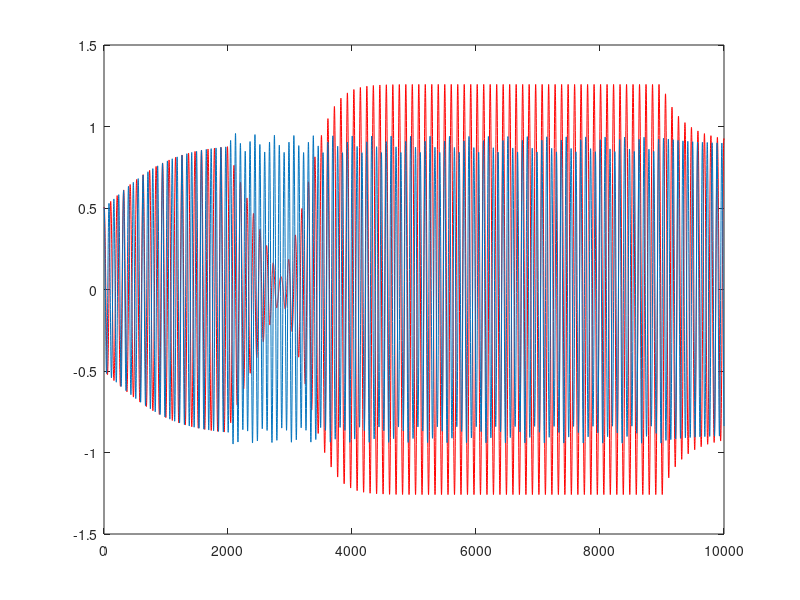
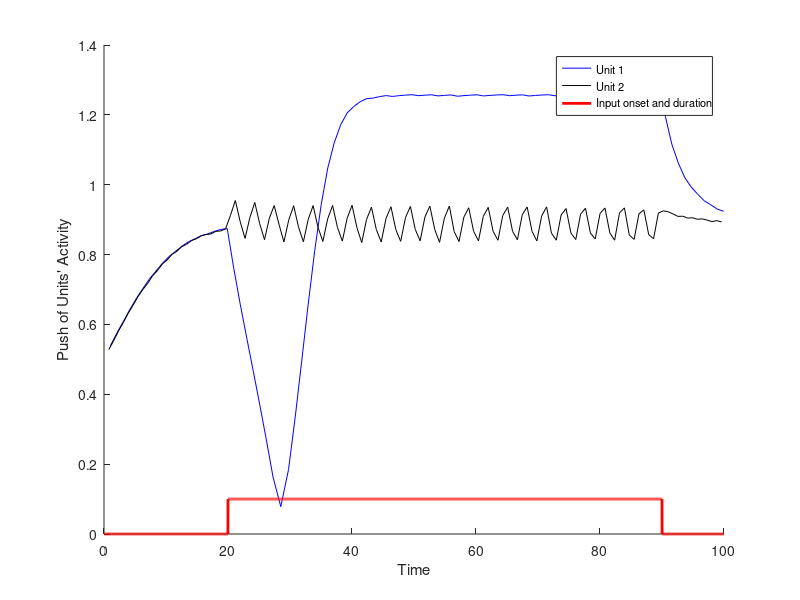

Write the MATLAB code that produced these figures, in order.
%%% codes for producing fig.4 in the following manuscript

% Baghdadi, G., Towhidkhah, F., & Rostami, R. (2018). 
% A mathematical model to mimic the shape of event related desynchronization/synchronization. 
% Journal of Theoretical Biology, 453, 117-124.


% ---------- NOTE: this code is for a genral model and some parts of it do not relate to this figure

clear all; %close all
inx=1;
t_DE=0;
%%% stimuli
d=1;
stimuli=d;
%visiual=1  %auditory=0
% Modality=[1 1 1 0 0 0 0 1 0 1 0 0 1 1 1 1 0 0 0 1 1 0 0 0 1 1 1 1 1 1 0 0 0 0 0 0 1 1 1 1];
Modality=1;
%%% First Step
A_S = 0;
w_S = 6;       

w_STM1_V=6;   % frequecy value that reperesents visual 1
w_STM2_V=8;   % frequecy value that reperesents visual 2
w_STM1_A=7;   % frequecy value that reperesents auditory 1
w_STM2_A=9;   % frequecy value that reperesents auditory 2

%--------------------------------------
landa_1_V=0.2;  % landa value in vanderpol eq. that reperesents visual 1
p_1_V =w_STM1_V; % frequecy (p) value in vanderpol eq. that reperesents visual 1
B_1_V= 1.5;   % coupling weight for visual 1

y_1_V=0.5;
x_1_V=0.5;
out_1_V(1)=y_1_V;

landa_2_V =0.2;  % landa value in vanderpol eq. that reperesents visual 2
p_2_V=w_STM2_V;  % frequecy (p) value in vanderpol eq. that reperesents visual 2
B_2_V=1.5; % coupling weight for visual 2

y_2_V=0.5;
x_2_V=0.5;
out_2_V(1)=y_2_V;

%-------------------------------------
landa_1_A=0.2;   % landa value in vanderpol eq. that reperesents auditory 1
p_1_A =w_STM1_A; % frequecy (p) value in vanderpol eq. that reperesents auditory 1
B_1_A=1.5; % coupling weight for auditory 1

y_1_A=0.5;
x_1_A=0.5;
out_1_A(1)=y_1_A;

landa_2_A =0.2;  % landa value in vanderpol eq. that reperesents auditory 2
p_2_A=w_STM2_A;  % frequecy (p) value in vanderpol eq. that reperesents auditory 2
B_2_A=1.5; % coupling weight for auditory 2

y_2_A=0.5;
x_2_A=0.5;
out_2_V(1)=y_2_A;

%-------------------------------------------
%-------------------------------------------
t_stim=0;
t_stim_pres=0;
t_ISI=0;
tt=0;
dt = 0.01;   %sample interval
t = -0.01;
T_present=70;  %stimulus presentation time
T_isi=100;  %inter stimulus interval
T_start=2;
T_end=(20*dt)+T_isi*(1/dt)*length(stimuli);
flag_start_stim=0;


for i= T_start:T_end
    t = t + dt;
    time(i)=t;
    %%%%%%%%%%%%%%%%%%%%%%%%%%%%%%%%%%%%%%
    %------------Stimulation-------------%
    %%%%%%%%%%%%%%%%%%%%%%%%%%%%%%%%%%%%%%
    if (t>20) & (t_stim_pres<T_present) & (t_ISI<T_isi)  %t=20 just delay for begining the test
            if flag_start_stim==0
                time_ST=t;
                flag_start_stim=1;
            end
            A_S=1;
            w_S =w_STM1_V; 
            STIM(i)=1;
    elseif (t_stim_pres>T_present) & (t_ISI<T_isi)    % the gap between two presentation
        flag_stimuli=0;
        flag_start_stim=0;
        Flag_decision=0;
        A_S=0;
        B_1_V=0;
        B_2_V=0;
        B_1_A=0;
        B_2_A=0;
        STIM(i)=0;
    elseif (t_ISI>T_isi)    % start new presentation
        t_ISI=0;
        t_stim_pres=0;
        count=count+1
        tt=0;
    end
    if (t>20)
        t_stim_pres=t_stim_pres+dt;
        t_ISI=t_ISI+dt;
    end
%%%%&&&
    k=0;
    %   input
    x_S= A_S * sin(w_S * t);
    input(i)=x_S;
    
   %% ------------------------------- %%
   %%%%%%%% Attention resourse %%%%%%%%%
   %-----------------------------------%
   % Visual Target and Non-Target
   x_1_V=dt*((landa_1_V-y_1_V.^2)*x_1_V-p_1_V.^2*y_1_V+...
       B_1_V*x_S)+...
       x_1_V;
   y_1_V = dt * (x_1_V) + y_1_V;
     
   out_1_V(i)=y_1_V;
        
   x_2_V=dt*((landa_2_V-y_2_V.^2)*x_2_V-p_2_V.^2*y_2_V+...
       B_2_V*x_S)+...         
       x_2_V;
   y_2_V = dt * (x_2_V) + y_2_V;
   
   out_2_V(i)=y_2_V;
   %----------------------------------%
   %----------------------------------%
   % Auditory Target and Non-Target
   x_1_A=dt*((landa_1_A-y_1_A.^2)*x_1_A-p_1_A.^2*y_1_A+...
       B_1_A*x_S)+...
       x_1_A;
   y_1_A = dt * (x_1_A) + y_1_A;
     
   out_1_A(i)=y_1_A;
        
   x_2_A=dt*((landa_2_A-y_2_A.^2)*x_2_A-p_2_A.^2*y_2_A+...
       B_2_A*x_S)+...         
       x_2_A;
   y_2_A = dt * (x_2_A) + y_2_A;
   
   out_2_A(i)=y_2_A;

end
%-----------------------------------------------------------------------
figure;plot(out_1_V,'r')
hold on
plot(out_2_V)
%%%%%%%% attention source
diff_1_V=diff(out_1_V);
diff_2_V=diff(out_2_V);

diff_1_A=diff(out_1_A);
diff_2_A=diff(out_2_A);

diff_in=diff(input);

k=1;
for i=1:length(diff_1_V)-1
    if (sign(diff_1_V(i))~=sign(diff_1_V(i+1))) && (out_1_V(i)>0)
        push_1_V(k)=out_1_V(i);
        index_1_V(k)=time(i);
        k=k+1;
    end
end
%%%
k=1;
for i=1:length(diff_2_V)-1
    if (sign(diff_2_V(i))~=sign(diff_2_V(i+1))) && (out_2_V(i)>0)
        push_2_V(k)=out_2_V(i);
        index_2_V(k)=time(i);
        k=k+1;
    end
end
%%%
k=1;
for i=1:length(diff_1_A)-1
    if (sign(diff_1_A(i))~=sign(diff_1_A(i+1))) && (out_1_A(i)>0)
        push_1_A(k)=out_1_A(i);
        index_1_A(k)=time(i);
        k=k+1;
    end
end

%%%
k=1;
for i=1:length(diff_2_A)-1
    if (sign(diff_2_A(i))~=sign(diff_2_A(i+1))) && (out_2_A(i)>0)
        push_2_A(k)=out_2_A(i);
        index_2_A(k)=time(i);
        k=k+1;
    end
end
%%%
k=1;
for i=1:length(diff_in)-1
    if (sign(diff_in(i))~=sign(diff_in(i+1))) && (input(i)>0)
        push_in(k)=input(i);
        index_in(k)=time(i);
        k=k+1;
    end
end

figure;
hold on
plot(index_1_V(T_start:end),push_1_V(T_start:end),'b')
plot(index_2_V(T_start:end),push_2_V(T_start:end),'k')


plot(time,STIM*0.1,'Color','r','LineWidth',2)
set(gcf,'Color','white')
%set(gca,'FontSize',10)
ylabel('Push of Units'' Activity')
xlabel('Time')
legend({'Unit 1','Unit 2','Input onset and duration'},'Location','Best','FontSize',8)
%title('\bf \fontname{Arial} \fontsize{12} B = 1.5;\Omega1 \approx \omega1 = 6; \omega2 = 8; IC=0.5')